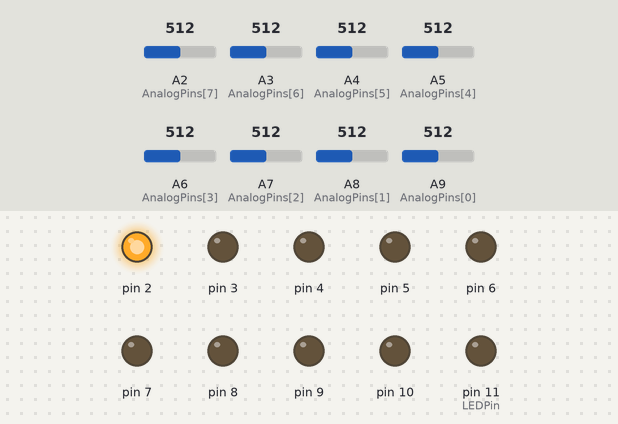
This sketch was run on a simulated Arduino Mega 2560, built with avr-gcc and run on an emulated ATmega2560. Parts: output pins drawn as LEDs (lit = HIGH). The inputs (shaded band) are chosen by the test bench; at power-on: A9 (AnalogPins[0]) = 512, A2 (AnalogPins[7]) = 512, A3 (AnalogPins[6]) = 512, A4 (AnalogPins[5]) = 512, A5 (AnalogPins[4]) = 512, A6 (AnalogPins[3]) = 512, A7 (AnalogPins[2]) = 512, A8 (AnalogPins[1]) = 512. Pins used as bus, display or sensor lines are not drawn; what the sketch prints to the serial monitor is not drawn.

Above: at 4.2 s.
4.3 s: A9 (AnalogPins[0]) set to 308
5.8 s: A9 (AnalogPins[0]) set to 283
At 9.6 s:
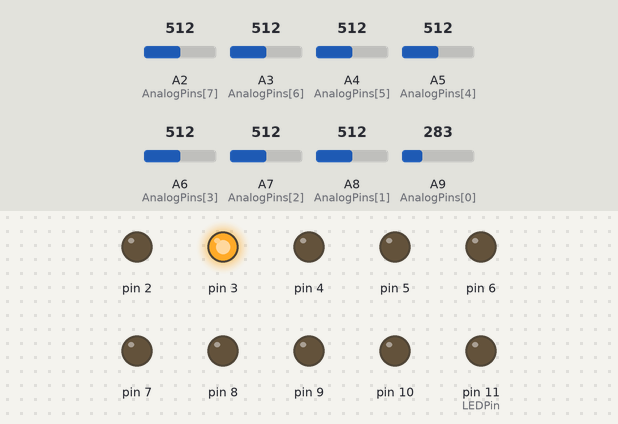
At 19.5 s:
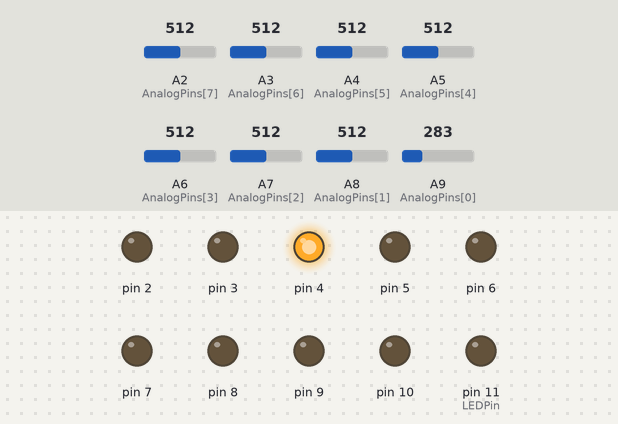
Timing chart, 0 to 25.3 s (numbered marks = the images above; inputs shaded):
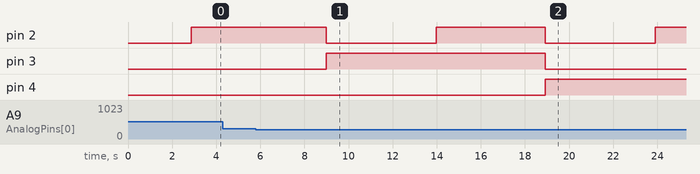

Measured:
- the behaviour switches between 301 and 300 on A9 (AnalogPins[0]) (found by bisection; images 0 and 1)
- after the input at 4.3 s, every drawn part: stays the same
- after the input at 5.8 s, pin 4: LOW → HIGH after 13.1 s instead of 11.9 s
- by itself, pin 2: alternates HIGH for 4.9 s and LOW for 5.0 s

The sketch:

ROMbie-analog.ino
```cpp
/* Brain-sucking ROMbie
 * Based on the tutorial and sample code here:
 * https://www.nycresistor.com/2012/07/07/stick-a-straw-in-its-brain-and-suck-how-to-read-a-rom/
 *
*/


#include <stdint.h>
// Set MAX_ADDR to the largest address you need
// to read. For example, for the 27C512 chips,
// you'll want to use a MAX_ADDR of 65536.
// (That's 512 * 1024 / 8.)

// A 2708 would be 8 kilobits, or 8 * 1024 / 8 =
// 1024.
#define MAX_ADDR 1024L

// On my board, I've connected pins 26-41
// to the Address0-A15 lines, and pins 2-10 to the
// Data0-Data7 lines. You'll want to change these
// pin choices to match your setup.
#define Address0 0
#define Data0 12
#define LEDPin 11

int ROMthreshold = 300;
int AnalogPins[] = {A9, A8, A7, A6, A5, A4, A3, A2, A1, A0};

// When you're all wired up, hit the reset button
// to start dumping the hex codes.

void setup() {


  pinMode(LEDPin, OUTPUT);


  for (int i = Address0; i < Address0 + 11; i++) {
    digitalWrite(i, LOW);
    pinMode(i, OUTPUT);
  }
  for (int i = Data0; i < Data0 + 8; i++) {

    int a = i - Data0; //

    //   digitalWrite(i, HIGH);
    //   pinMode(i, INPUT);
    analogWrite(AnalogPins[a], HIGH);
    pinMode(AnalogPins[a], INPUT);
  }
  Serial.begin(300);
}

void writeAddr(uint32_t addr) {
  uint32_t mask = 0x01;
  for (int i = Address0; i < Address0 + 11; i++) {
    if ((mask & addr) != 0) {
      digitalWrite(i, HIGH);
    } else {
      digitalWrite(i, LOW);
    }
    mask = mask << 1;
  }
}


uint8_t readByte() {
  uint8_t data = 0;
  uint8_t mask = 0x1;

  uint8_t data2 = 0;
  uint8_t mask2 = 0x1;

  // digitalWrite(LEDPin, HIGH);

  delay(50);

  for (int i = Data0; i < Data0 + 8; i++) {
    //for (int i = Data0 + 7; i > Data0 - 1 ; i--) { // for systems where the bit order is reversed
    int a = i - Data0; //

    Serial.print(analogRead(AnalogPins[a]));
    Serial.print(" ");

    if (analogRead(AnalogPins[a]) > ROMthreshold) {
      // if (digitalRead(i)) {
      data |= mask;
    }
    mask = mask << 1;
  }

  delay(50);

  for (int i = Data0; i < Data0 + 8; i++) {
    //for (int i = Data0 + 7; i > Data0 - 1 ; i--) {
    int a = i - Data0; //

    if (analogRead(AnalogPins[a]) > ROMthreshold) {
      //    if (digitalRead(i)) {
      data2 |= mask2;
    }
    mask2 = mask2 << 1;
  }
  // digitalWrite(LEDPin, LOW);
  if (data == data2) {
    Serial.println();
    return data;
  } else {
    Serial.println("*");
    readByte(); // try again
  }


  // read byte twice. if they don't match, ERROR
}

void loop() {
  uint32_t addr = 0;
  while (addr < MAX_ADDR) {
    for (int i = 0; i < 8; i++) {
      writeAddr(addr);
      uint8_t b = readByte();
      if (b < 16) Serial.print("0");
      Serial.print(b, HEX);
      Serial.print(" ");
      addr++;
      delay(50);
    }
    Serial.println("");
  }
  while (1) {}


}
```
